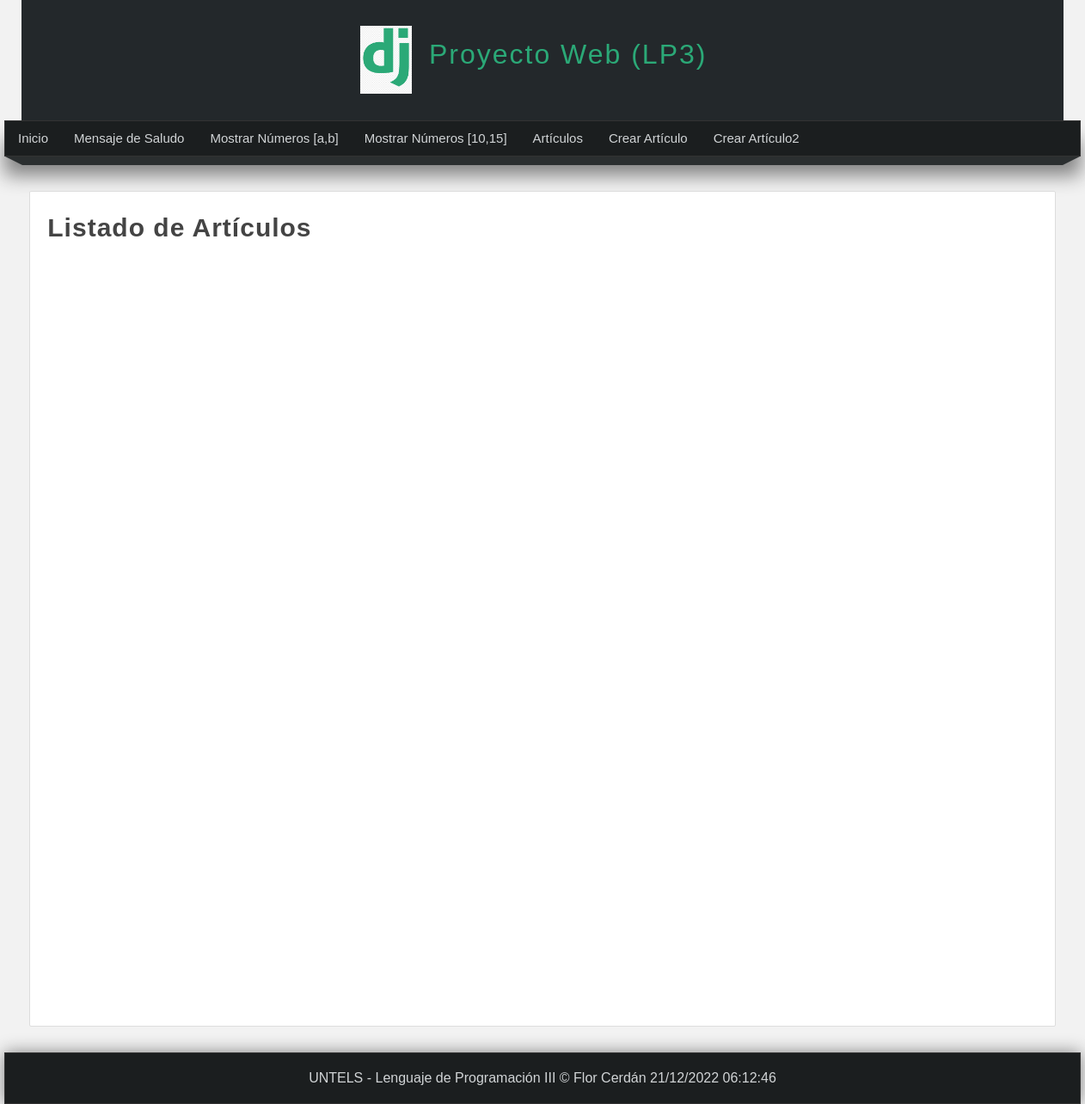
Before: /listar-articulos/ with the older database file.
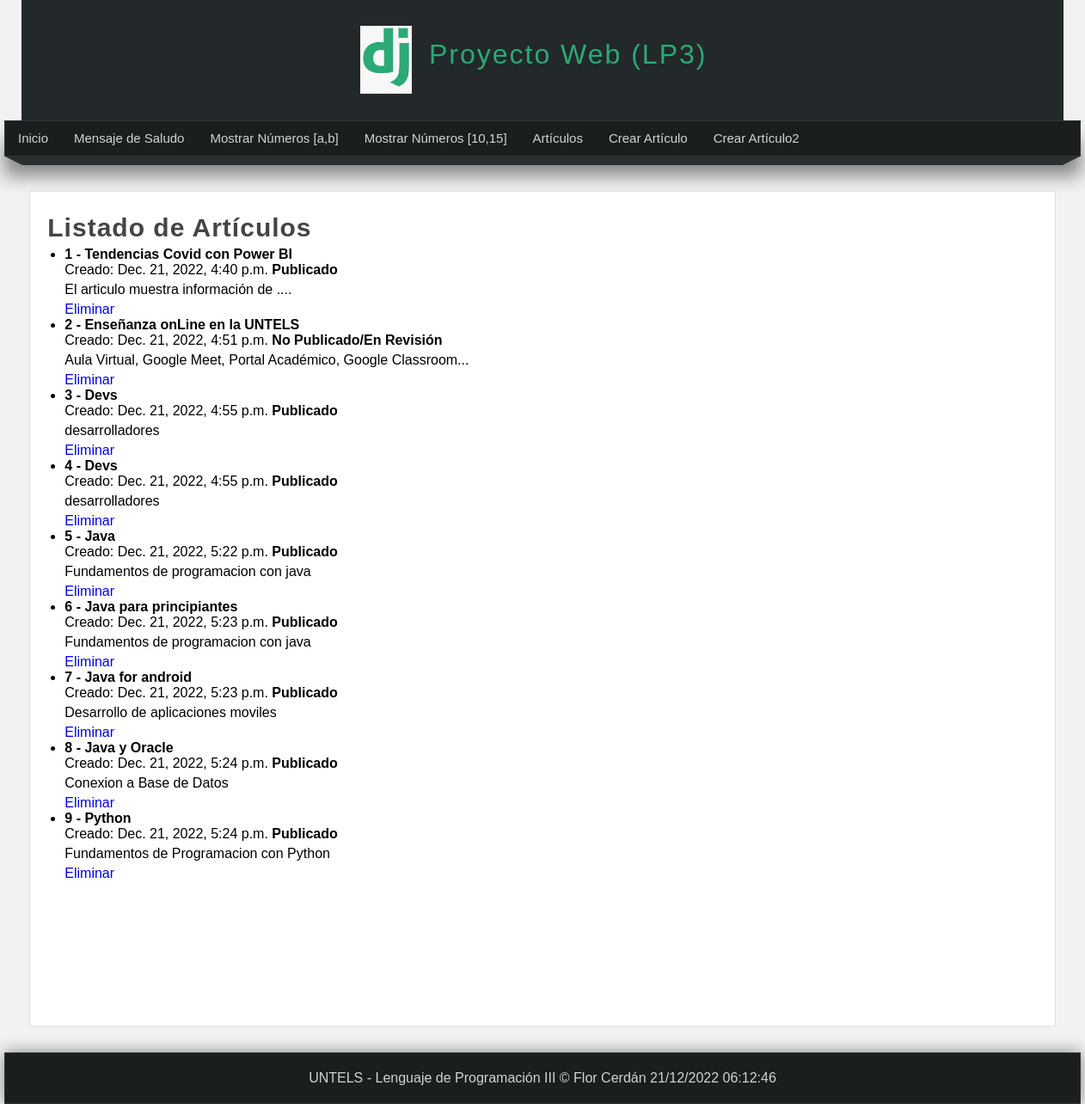
After: the same page with the newer database file.
### miapp/models.py (models this page shows)
class Articulo(models.Model):
    titulo = models.CharField(max_length=150)
    contenido = models.TextField()
    imagen = models.ImageField(default='null')
    publicado = models.BooleanField()
    creado = models.DateTimeField(auto_now_add=True)
    actualizado = models.DateTimeField(auto_now=True)

### miapp/views.py (the view)
# urls.py: path('listar-articulos/',views.listar_articulos,name="listar_articulos"),
def listar_articulos(request):
    articulos = Articulo.objects.all()
    return render(request, 'listar_articulos.html',{
           'articulos':articulos,
            'titulo': 'Listado de Artículos'
    })

### miapp/templates/listar_articulos.html (shortened to what this page needs)
{% extends 'layout.html' %}
{% block content %}
    <h1 class="title">{{titulo}} </h1>
    <ul>
        {% for articulo in articulos %}
            <li>
                <h4>{{articulo.id}} - {{articulo.titulo}}</h4>
                <span>Creado: {{articulo.creado}}</span>
                 {% if articulo.publicado %}
                    <strong> Publicado </strong>
                {% else %}
                    <strong> No Publicado/En Revisión </strong>
                {% endif %}
                 <p>{{articulo.contenido}}</p>
                    <a href="{% url 'eliminar_articulo' id=articulo.id %}">Eliminar</a>
            </li>
        {% endfor %}
    </ul>
{% endblock %}

### miapp/templates/layout.html (shortened to what this page needs)
<!DOCTYPE html>
<html lang="es">
    <head>
        {% load static %}
        <link rel="stylesheet" type="text/css" href="{% static 'css/style.css' %}" />
    </head>
    </head>
    <body>
        <header>
            <div id="logotipo">
                <img src="{% static 'images/LogoDJango.png' %}" />
                <h1>Proyecto Web (LP3)</h1>
            </div>
        </header>
        <nav>
            <ul>
                <li>
                    <a href="{% url 'inicio' %}"> Inicio</a>
                </li>
                <li>
                    <a href="{% url 'saludo' %}"> Mensaje de Saludo</a>
                </li>
                <li>
                    <a href="{% url 'rango' %}"> Mostrar Números [a,b]</a>
                </li>
                <li>
                    <a href="{% url 'rango2' %}"> Mostrar Números [10,15]</a>
                </li>
                <li>
                    <a href="{% url 'listar_articulos' %}"> Artículos </a>
                </li>
                <li>
                    <a href="{% url 'create_articulo' %}"> Crear Artículo</a>
                </li>
                <li>
                    <a href="{% url 'create_full_articulo' %}"> Crear Artículo2</a>
                </li>
            </ul>
        </nav>
        <div class="barra">
            <span class="esquina-izquierda"></span>
            <span class="relleno-barra"></span>
            <span class="esquina-derecha"></span>
        </div>
        <div id="content">
            <div class="box">
                {% block content %}{% endblock %}
            </div>
        </div>
        <footer>
            UNTELS - Lenguaje de Programación III &copy; Flor Cerdán {% now "d/m/Y h:m:s" %}
        </footer>
    </body>
</html>

### miapp/static/css/style.css (style rules this page uses)
* { margin: 0px; padding: 0px; font-family: Arial, Helvetica, sans-serif; text-decoration: none; }
.box { background: white; width: 95%; min-height: 930px; padding: 20px; border: 1px solid #ddd; border-radius: 2px; margin: 0 auto; }
.box p, .box h2, .box h3, .box ul { margin-bottom: 5px; margin-top: 5px; }
.box ul, .box ol { margin-left: 20px; margin-bottom: 10px; }
body { background-color: #f2f2f2; }
header { width: 1212px; height: 140px; background-color: #23282B; margin: 0 auto; }
#logotipo { width: 35%; height: 130px; margin: 0 auto; padding-top: 10px; }
#logotipo img { display: block; width: 60px; float: left; margin-top: 20px; }
#logotipo h1 { display: block; float: left; margin-top: 35px; margin-left: 20px; letter-spacing: 2px; font-weight: lighter; color: #2ba977; }
nav { width: 1250px; height: 40px; margin: 0 auto; background-color: #1B1E1F; border: 1px solid #333333; box-shadow: 0px 22px 22px gray; font-size: 15px; }
nav ul { list-style: none; text-decoration: none; }
nav ul li { line-height: 40px; float: left; }
nav ul li a { display: block; padding-left: 15px; padding-right: 15px; color: #d1d4d6; }
.barra { width: 1250px; margin: 0 auto; }
.esquina-izquierda { display: block; border-left: 20px solid transparent; border-top: 10px solid #2B2F30; float: left; }
.esquina-derecha { display: block; border-right: 20px solid transparent; border-top: 10px solid #2B2F30; float: right; }
.relleno-barra { display: block; width: 1210px; height: 10px; background: #2B2F30; float: left; }
#content { width: 1212px; min-height: 930px; margin: 0 auto; margin-bottom: 30px; margin-top: 40px; }
.title { color: #444; letter-spacing: 1px; font-size: 30px; margin-bottom: 4px; margin-top: 5px; }
footer { width: 1250px; background-color: #1B1E1F; border: 1px solid #333; color: #d1d4d6; text-align: center; margin: 0 auto; padding-top: 20px; padding-bottom: 20px; box-shadow: 0px 0px 20px gray; }

Changed rows visible on the page:
added Articulo: id "1", titulo "Tendencias Covid con Power BI", creado "Dec. 21, 2022, 4:40 p.m.", publicado "Publicado", contenido "El articulo muestra información de ...."
added Articulo: id "2", titulo "Enseñanza onLine en la UNTELS", creado "Dec. 21, 2022, 4:51 p.m.", publicado "No Publicado/En Revisión", contenido "Aula Virtual, Google Meet, Portal Académico, Google Classroom..."
added Articulo: id "3", titulo "Devs", creado "Dec. 21, 2022, 4:55 p.m.", publicado "Publicado", contenido "desarrolladores"
added Articulo: id "4", titulo "Devs", creado "Dec. 21, 2022, 4:55 p.m.", publicado "Publicado", contenido "desarrolladores"
added Articulo: id "5", titulo "Java", creado "Dec. 21, 2022, 5:22 p.m.", publicado "Publicado", contenido "Fundamentos de programacion con java"
added Articulo: id "6", titulo "Java para principiantes", creado "Dec. 21, 2022, 5:23 p.m.", publicado "Publicado", contenido "Fundamentos de programacion con java"
added Articulo: id "7", titulo "Java for android", creado "Dec. 21, 2022, 5:23 p.m.", publicado "Publicado", contenido "Desarrollo de aplicaciones moviles"
added Articulo: id "8", titulo "Java y Oracle", creado "Dec. 21, 2022, 5:24 p.m.", publicado "Publicado", contenido "Conexion a Base de Datos"
added Articulo: id "9", titulo "Python", creado "Dec. 21, 2022, 5:24 p.m.", publicado "Publicado", contenido "Fundamentos de Programacion con Python"
